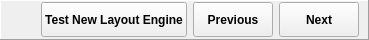
     <widget class="QFrame" name="frame_2">
      <property name="maximumSize">
       <size>
        <width>16777215</width>
        <height>40</height>
       </size>
      </property>
      <property name="styleSheet">
       <string notr="true"/>
      </property>
      <property name="frameShape">
       <enum>QFrame::Panel</enum>
      </property>
      <property name="frameShadow">
       <enum>QFrame::Raised</enum>
      </property>
      <property name="lineWidth">
       <number>1</number>
      </property>
      <layout class="QHBoxLayout" name="horizontalLayout">
       <property name="leftMargin">
        <number>0</number>
       </property>
       <property name="topMargin">
        <number>0</number>
       </property>
       <property name="rightMargin">
        <number>9</number>
       </property>
       <property name="bottomMargin">
        <number>0</number>
       </property>
       <item>
        <spacer name="horizontalSpacer_3">
         <property name="orientation">
          <enum>Qt::Horizontal</enum>
         </property>
         <property name="sizeHint" stdset="0">
          <size>
           <width>40</width>
           <height>20</height>
          </size>
         </property>
        </spacer>
       </item>
       <item>
        <widget class="QPushButton" name="btn_new_layout_engine">
         <property name="minimumSize">
          <size>
           <width>0</width>
           <height>35</height>
          </size>
         </property>
         <property name="font">
          <font>
           <weight>75</weight>
           <bold>true</bold>
          </font>
         </property>
         <property name="text">
          <string>Test New Layout Engine</string>
         </property>
        </widget>
       </item>
       <item>
        <widget class="QPushButton" name="btn_previous">
         <property name="minimumSize">
          <size>
           <width>0</width>
           <height>35</height>
          </size>
         </property>
         <property name="font">
          <font>
           <weight>75</weight>
           <bold>true</bold>
          </font>
         </property>
         <property name="text">
          <string>Previous</string>
         </property>
        </widget>
       </item>
       <item>
        <widget class="QPushButton" name="btn_next">
         <property name="minimumSize">
          <size>
           <width>0</width>
           <height>35</height>
          </size>
         </property>
         <property name="maximumSize">
          <size>
           <width>16777215</width>
           <height>16777215</height>
          </size>
         </property>
         <property name="font">
          <font>
           <weight>75</weight>
           <bold>true</bold>
          </font>
         </property>
         <property name="text">
          <string>Next</string>
         </property>
        </widget>
       </item>
      </layout>
     </widget>
